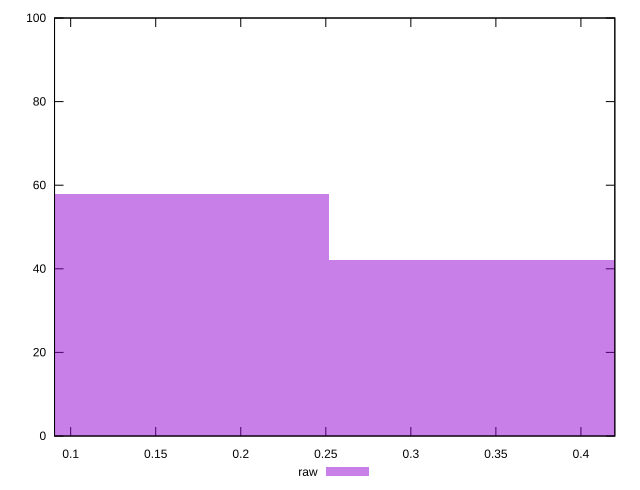

Recreate this plot in gnuplot.
reset

$raw <<EOF
0.16804707459803853 58
0.33609414919607705 42
EOF

set key outside below
set boxwidth 0.16804707459803853
set xrange [0.09051260494137382:0.4199285453292443]
set yrange [0:100]
set trange [0:100]
set style fill transparent solid 0.5 noborder
set terminal svg size 640, 490 enhanced background rgb 'white'
set output "report_00014_2021-02-09T15:56:05.503Z/meta/pScore/samples/pages+cached/raw/histogram.svg"

plot $raw title "raw" with boxes

reset
